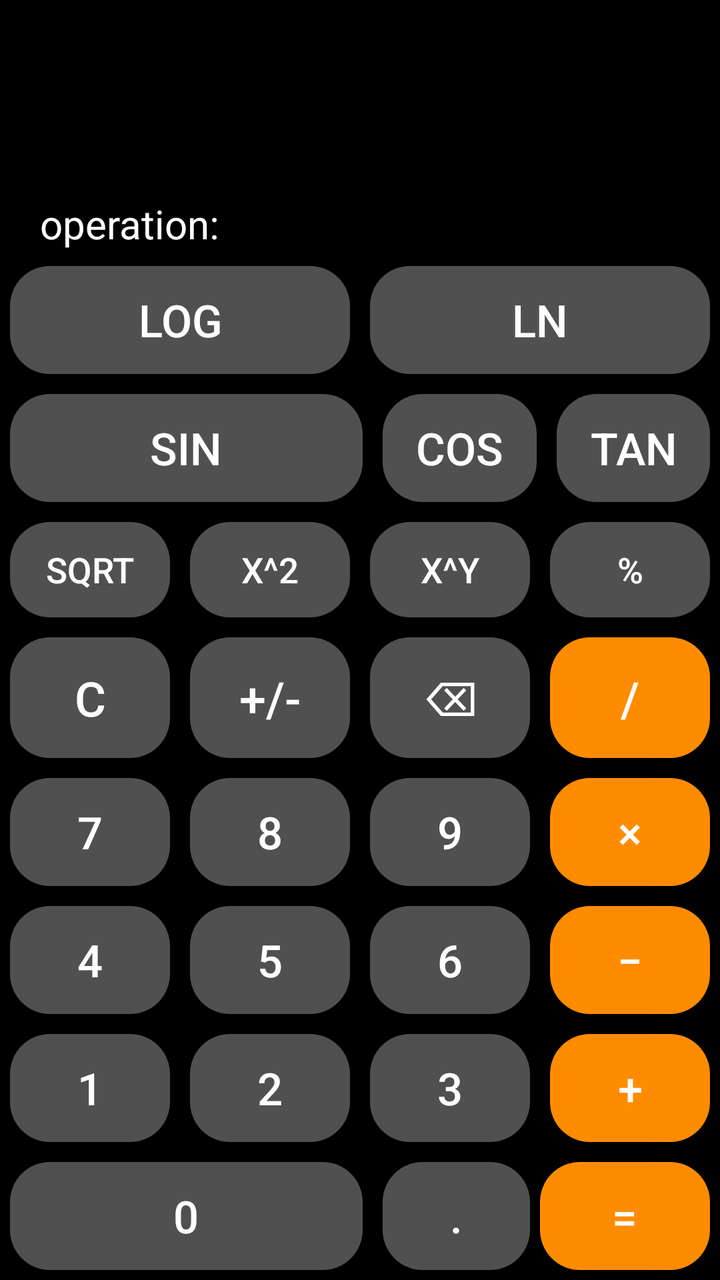
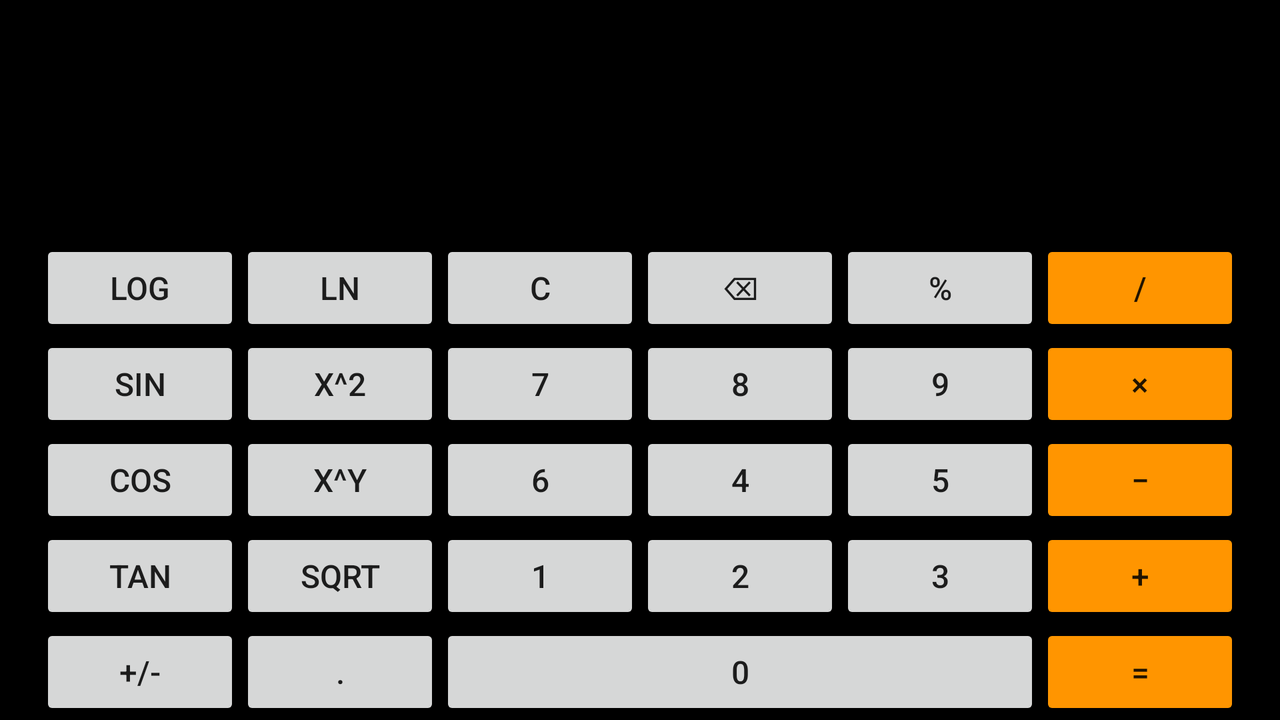

Two renders of one Android screen. The first uses the default layout on a phone; the second uses the alternative layout the repository ships for a different screen configuration, on a matching device. The two XML files are below.
<!-- AndroidManifest.xml: application theme Theme.calculator.Empty -->
<!-- res/layout/fragment_advanced_calculator.xml -->
<androidx.constraintlayout.widget.ConstraintLayout xmlns:android="http://schemas.android.com/apk/res/android"
    xmlns:app="http://schemas.android.com/apk/res-auto"
    xmlns:tools="http://schemas.android.com/tools"
    android:layout_width="match_parent"
    android:layout_height="match_parent"
    android:background="@android:color/black">

    <TextView
        android:id="@+id/displayTextView"
        android:layout_width="0dp"
        android:layout_height="0dp"
        android:autoSizeMaxTextSize="40sp"
        android:autoSizeMinTextSize="12sp"
        android:autoSizeStepGranularity="2sp"
        android:autoSizeTextType="uniform"
        android:background="@android:color/transparent"
        android:gravity="end|center_vertical"
        android:maxLines="2"
        android:paddingLeft="20dp"
        android:paddingRight="20dp"
        android:textColor="#ffffff"
        android:textSize="40sp"
        app:layout_constraintBottom_toTopOf="@+id/guidelineHorizontal15"
        app:layout_constraintEnd_toEndOf="parent"
        app:layout_constraintStart_toStartOf="parent"
        app:layout_constraintTop_toTopOf="parent" />

    <TextView
        android:id="@+id/displayTextViewOperation"
        android:layout_width="0dp"
        android:layout_height="0dp"
        android:autoSizeMaxTextSize="20sp"
        android:autoSizeMinTextSize="8sp"
        android:autoSizeStepGranularity="1sp"
        android:autoSizeTextType="uniform"
        android:background="@android:color/transparent"
        android:gravity="start|center_vertical"
        android:maxLines="1"
        android:paddingLeft="20dp"
        android:paddingRight="20dp"
        android:text="operation:"
        android:textColor="#ffffff"
        android:textSize="20sp"
        app:layout_constraintBottom_toTopOf="@+id/guidelineHorizontal20"
        app:layout_constraintEnd_toEndOf="parent"
        app:layout_constraintStart_toStartOf="parent"
        app:layout_constraintTop_toBottomOf="@+id/guidelineHorizontal15" />

    <androidx.constraintlayout.widget.Guideline
        android:id="@+id/guidelineHorizontal15"
        android:layout_width="wrap_content"
        android:layout_height="wrap_content"
        android:orientation="horizontal"
        app:layout_constraintGuide_percent="0.15" />

    <androidx.constraintlayout.widget.Guideline
        android:id="@+id/guidelineHorizontal20"
        android:layout_width="wrap_content"
        android:layout_height="wrap_content"
        android:orientation="horizontal"
        app:layout_constraintGuide_percent="0.20" />

    <androidx.constraintlayout.widget.Guideline
        android:id="@+id/guidelineHorizontal30"
        android:layout_width="wrap_content"
        android:layout_height="wrap_content"
        android:orientation="horizontal"
        app:layout_constraintGuide_percent="0.30" />

    <androidx.constraintlayout.widget.Guideline
        android:id="@+id/guidelineHorizontal40"
        android:layout_width="wrap_content"
        android:layout_height="wrap_content"
        android:orientation="horizontal"
        app:layout_constraintGuide_percent="0.40" />

    <androidx.constraintlayout.widget.Guideline
        android:id="@+id/guidelineHorizontal50"
        android:layout_width="wrap_content"
        android:layout_height="wrap_content"
        android:orientation="horizontal"
        app:layout_constraintGuide_percent="0.49" />

    <androidx.constraintlayout.widget.Guideline
        android:id="@+id/guidelineHorizontal60"
        android:layout_width="wrap_content"
        android:layout_height="wrap_content"
        android:orientation="horizontal"
        app:layout_constraintGuide_percent="0.60" />

    <androidx.constraintlayout.widget.Guideline
        android:id="@+id/guidelineHorizontal70"
        android:layout_width="wrap_content"
        android:layout_height="wrap_content"
        android:orientation="horizontal"
        app:layout_constraintGuide_percent="0.70" />

    <androidx.constraintlayout.widget.Guideline
        android:id="@+id/guidelineHorizontal80"
        android:layout_width="wrap_content"
        android:layout_height="wrap_content"
        android:orientation="horizontal"
        app:layout_constraintGuide_percent="0.80" />

    <androidx.constraintlayout.widget.Guideline
        android:id="@+id/guidelineHorizontal90"
        android:layout_width="wrap_content"
        android:layout_height="wrap_content"
        android:orientation="horizontal"
        app:layout_constraintGuide_percent="0.90" />
    

    <Button
        android:id="@+id/logButton"
        style="@style/CalculatorAdvancedButton"
        android:text="log"
        app:layout_constraintBottom_toTopOf="@id/guidelineHorizontal30"
        app:layout_constraintEnd_toStartOf="@id/lnButton"
        app:layout_constraintHorizontal_chainStyle="spread"
        app:layout_constraintStart_toStartOf="parent"
        app:layout_constraintTop_toTopOf="@id/guidelineHorizontal20" />

    <Button
        android:id="@+id/lnButton"
        style="@style/CalculatorAdvancedButton"
        android:text="ln"
        app:layout_constraintBottom_toTopOf="@id/guidelineHorizontal30"
        app:layout_constraintEnd_toEndOf="parent"
        app:layout_constraintStart_toEndOf="@id/logButton"
        app:layout_constraintTop_toTopOf="@id/guidelineHorizontal20" />

    
    <Button
        android:id="@+id/sinButton"
        style="@style/CalculatorAdvancedButton"
        android:text="sin"
        app:layout_constraintBottom_toTopOf="@id/guidelineHorizontal40"
        app:layout_constraintEnd_toStartOf="@id/cosButton"
        app:layout_constraintHorizontal_chainStyle="spread"
        app:layout_constraintStart_toStartOf="parent"
        app:layout_constraintTop_toTopOf="@id/guidelineHorizontal30"
        app:layout_constraintWidth_default="percent"
        app:layout_constraintWidth_percent="0.49" />

    <Button
        android:id="@+id/cosButton"
        style="@style/CalculatorAdvancedButton"
        android:text="cos"
        app:layout_constraintBottom_toTopOf="@id/guidelineHorizontal40"
        app:layout_constraintEnd_toStartOf="@id/tanButton"
        app:layout_constraintStart_toEndOf="@id/sinButton"
        app:layout_constraintTop_toTopOf="@id/guidelineHorizontal30" />

    <Button
        android:id="@+id/tanButton"
        style="@style/CalculatorAdvancedButton"
        android:text="tan"
        app:layout_constraintBottom_toTopOf="@id/guidelineHorizontal40"
        app:layout_constraintEnd_toEndOf="parent"
        app:layout_constraintStart_toEndOf="@id/cosButton"
        app:layout_constraintTop_toTopOf="@id/guidelineHorizontal30" />


    

    <Button
        android:id="@+id/sqrtButton"
        style="@style/CalculatorAdvancedButton"

        android:text="sqrt"
        app:layout_constraintBottom_toTopOf="@id/guidelineHorizontal50"
        app:layout_constraintEnd_toStartOf="@id/powButton"
        app:layout_constraintHorizontal_chainStyle="spread"
        app:layout_constraintStart_toStartOf="parent"
        app:layout_constraintTop_toTopOf="@id/guidelineHorizontal40" />

    <Button
        android:id="@+id/powButton"
        style="@style/CalculatorAdvancedButton"

        android:text="x^2"
        app:layout_constraintBottom_toTopOf="@id/guidelineHorizontal50"
        app:layout_constraintEnd_toStartOf="@id/powYButton"
        app:layout_constraintStart_toEndOf="@id/sqrtButton"
        app:layout_constraintTop_toTopOf="@id/guidelineHorizontal40" />

    <Button
        android:id="@+id/powYButton"
        style="@style/CalculatorAdvancedButton"
        android:text="x^y"
        app:layout_constraintBottom_toTopOf="@id/guidelineHorizontal50"
        app:layout_constraintEnd_toStartOf="@id/percentButton"
        app:layout_constraintStart_toEndOf="@id/powButton"
        app:layout_constraintTop_toTopOf="@id/guidelineHorizontal40" />

    <Button
        android:id="@+id/percentButton"
        style="@style/CalculatorAdvancedButton"
        android:text="%"
        app:layout_constraintBottom_toTopOf="@id/guidelineHorizontal50"
        app:layout_constraintEnd_toEndOf="parent"
        app:layout_constraintStart_toEndOf="@id/powYButton"
        app:layout_constraintTop_toTopOf="@id/guidelineHorizontal40" />

    

    <Button
        android:id="@+id/clearButton"
        style="@style/CalculatorAdvancedButton"
        android:text="C"
        app:layout_constraintBottom_toTopOf="@id/guidelineHorizontal60"
        app:layout_constraintEnd_toStartOf="@id/negativeButton"
        app:layout_constraintHorizontal_chainStyle="spread"
        app:layout_constraintStart_toStartOf="parent"
        app:layout_constraintTop_toTopOf="@id/guidelineHorizontal50" />

    <Button
        android:id="@+id/negativeButton"
        style="@style/CalculatorAdvancedButton"
        android:text="+/-"
        app:layout_constraintBottom_toTopOf="@id/guidelineHorizontal60"
        app:layout_constraintEnd_toStartOf="@id/backSpaceButton"
        app:layout_constraintStart_toEndOf="@id/clearButton"
        app:layout_constraintTop_toTopOf="@id/guidelineHorizontal50" />

    <Button
        android:id="@+id/backSpaceButton"
        style="@style/CalculatorAdvancedButton"
        android:text="⌫"
        app:layout_constraintBottom_toTopOf="@id/guidelineHorizontal60"
        app:layout_constraintEnd_toStartOf="@id/divideButton"
        app:layout_constraintStart_toEndOf="@id/negativeButton"
        app:layout_constraintTop_toTopOf="@id/guidelineHorizontal50" />

    <Button
        android:id="@+id/divideButton"
        style="@style/CalculatorAdvancedButton"
        android:backgroundTint="@color/darkOrange"
        android:text="/"
        app:layout_constraintBottom_toTopOf="@id/guidelineHorizontal60"
        app:layout_constraintEnd_toEndOf="parent"
        app:layout_constraintStart_toEndOf="@id/backSpaceButton"
        app:layout_constraintTop_toTopOf="@id/guidelineHorizontal50" />

    

    <Button
        android:id="@+id/button7"
        style="@style/CalculatorAdvancedButton"
        android:text="7"
        app:layout_constraintBottom_toTopOf="@id/guidelineHorizontal70"
        app:layout_constraintEnd_toStartOf="@id/button8"
        app:layout_constraintHorizontal_chainStyle="spread"
        app:layout_constraintStart_toStartOf="parent"
        app:layout_constraintTop_toTopOf="@id/guidelineHorizontal60" />

    <Button
        android:id="@+id/button8"
        style="@style/CalculatorAdvancedButton"
        android:text="8"
        app:layout_constraintBottom_toTopOf="@id/guidelineHorizontal70"
        app:layout_constraintEnd_toStartOf="@id/button9"
        app:layout_constraintStart_toEndOf="@id/button7"
        app:layout_constraintTop_toTopOf="@id/guidelineHorizontal60" />


    <Button
        android:id="@+id/button9"
        style="@style/CalculatorAdvancedButton"
        android:text="9"
        app:layout_constraintBottom_toTopOf="@id/guidelineHorizontal70"
        app:layout_constraintEnd_toStartOf="@id/multiplyButton"
        app:layout_constraintStart_toEndOf="@id/button8"
        app:layout_constraintTop_toTopOf="@id/guidelineHorizontal60" />

    <Button
        android:id="@+id/multiplyButton"
        style="@style/CalculatorAdvancedButton"
        android:backgroundTint="@color/darkOrange"
        android:text="×"
        app:layout_constraintBottom_toTopOf="@id/guidelineHorizontal70"
        app:layout_constraintEnd_toEndOf="parent"
        app:layout_constraintStart_toEndOf="@id/button9"
        app:layout_constraintTop_toTopOf="@id/guidelineHorizontal60" />


    

    <Button
        android:id="@+id/button4"
        style="@style/CalculatorAdvancedButton"
        android:text="4"
        app:layout_constraintBottom_toTopOf="@id/guidelineHorizontal80"
        app:layout_constraintEnd_toStartOf="@id/button5"
        app:layout_constraintHorizontal_chainStyle="spread"
        app:layout_constraintStart_toStartOf="parent"
        app:layout_constraintTop_toTopOf="@id/guidelineHorizontal70" />

    <Button
        android:id="@+id/button5"
        style="@style/CalculatorAdvancedButton"
        android:text="5"
        app:layout_constraintBottom_toTopOf="@id/guidelineHorizontal80"
        app:layout_constraintEnd_toStartOf="@id/button6"
        app:layout_constraintStart_toEndOf="@id/button4"
        app:layout_constraintTop_toTopOf="@id/guidelineHorizontal70" />


    <Button
        android:id="@+id/button6"
        style="@style/CalculatorAdvancedButton"

        android:text="6"
        app:layout_constraintBottom_toTopOf="@id/guidelineHorizontal80"
        app:layout_constraintEnd_toStartOf="@id/subtractButton"
        app:layout_constraintStart_toEndOf="@id/button5"
        app:layout_constraintTop_toTopOf="@id/guidelineHorizontal70" />

    <Button
        android:id="@+id/subtractButton"
        style="@style/CalculatorAdvancedButton"
        android:backgroundTint="@color/darkOrange"
        android:text="−"
        app:layout_constraintBottom_toTopOf="@id/guidelineHorizontal80"
        app:layout_constraintEnd_toEndOf="parent"
        app:layout_constraintStart_toEndOf="@id/button6"
        app:layout_constraintTop_toTopOf="@id/guidelineHorizontal70" />

    

    <Button
        android:id="@+id/button1"
        style="@style/CalculatorAdvancedButton"
        android:text="1"
        app:layout_constraintBottom_toTopOf="@id/guidelineHorizontal90"
        app:layout_constraintEnd_toStartOf="@id/button2"
        app:layout_constraintHorizontal_chainStyle="spread"
        app:layout_constraintStart_toStartOf="parent"
        app:layout_constraintTop_toTopOf="@id/guidelineHorizontal80" />

    <Button
        android:id="@+id/button2"
        style="@style/CalculatorAdvancedButton"
        android:text="2"
        app:layout_constraintBottom_toTopOf="@id/guidelineHorizontal90"
        app:layout_constraintEnd_toStartOf="@id/button3"
        app:layout_constraintStart_toEndOf="@id/button1"
        app:layout_constraintTop_toTopOf="@id/guidelineHorizontal80" />


    <Button
        android:id="@+id/button3"
        style="@style/CalculatorAdvancedButton"
        android:text="3"
        app:layout_constraintBottom_toTopOf="@id/guidelineHorizontal90"
        app:layout_constraintEnd_toStartOf="@id/addButton"
        app:layout_constraintStart_toEndOf="@id/button2"
        app:layout_constraintTop_toTopOf="@id/guidelineHorizontal80" />

    <Button
        android:id="@+id/addButton"
        style="@style/CalculatorAdvancedButton"
        android:backgroundTint="@color/darkOrange"
        android:text="+"
        app:layout_constraintBottom_toTopOf="@id/guidelineHorizontal90"
        app:layout_constraintEnd_toEndOf="parent"
        app:layout_constraintStart_toEndOf="@id/button3"
        app:layout_constraintTop_toTopOf="@id/guidelineHorizontal80" />

    

    <Button
        android:id="@+id/button0"
        style="@style/CalculatorAdvancedButton"
        android:text="0"
        app:layout_constraintBottom_toBottomOf="parent"
        app:layout_constraintEnd_toStartOf="@id/decimalButton"
        app:layout_constraintHorizontal_chainStyle="spread"
        app:layout_constraintStart_toStartOf="parent"
        app:layout_constraintTop_toTopOf="@id/guidelineHorizontal90"
        app:layout_constraintWidth_default="percent"
        app:layout_constraintWidth_percent="0.49" />

    <Button
        android:id="@+id/decimalButton"
        style="@style/CalculatorAdvancedButton"
        android:text="."
        app:layout_constraintBottom_toBottomOf="parent"

        app:layout_constraintEnd_toStartOf="@id/equalsButton"
        app:layout_constraintStart_toEndOf="@id/button0"
        app:layout_constraintTop_toTopOf="@id/guidelineHorizontal90" />

    <Button
        android:id="@+id/equalsButton"
        style="@style/CalculatorAdvancedButton"
        android:backgroundTint="@color/darkOrange"
        android:text="="
        app:layout_constraintBottom_toBottomOf="parent"
        app:layout_constraintEnd_toEndOf="parent"
        app:layout_constraintStart_toEndOf="@id/button3"
        app:layout_constraintTop_toTopOf="@id/guidelineHorizontal90" />

</androidx.constraintlayout.widget.ConstraintLayout>
<!-- resources referenced by this layout -->
<resources>
  <color name="darkOrange">#FF8C00</color>
  <style name="CalculatorAdvancedButton" parent="Widget.AppCompat.Button">
          <item name="android:autoSizeTextType" tools:targetApi="o">uniform</item>
          <item name="android:autoSizeMinTextSize" tools:targetApi="o">12sp</item>
          <item name="android:autoSizeMaxTextSize" tools:targetApi="o">24sp</item>
          <item name="android:textColor">@android:color/white</item>
          <item name="android:background">@drawable/button_background</item>
          <item name="android:layout_margin">5dp</item>
          <item name="android:padding">12dp</item>
          <item name="android:layout_height">0dp</item>
          <item name="android:layout_width">0dp</item>
          <item name="android:gravity">center</item>
          <item name="android:maxLines">1</item>
      </style>
  <style name="Theme.calculator.Empty" parent="Theme.AppCompat.Light.NoActionBar">
      </style>
  <!-- drawable button_background (drawable) -->
  <?xml version="1.0" encoding="utf-8"?>
  <shape xmlns:android="http://schemas.android.com/apk/res/android">
      <solid android:color="#505050"/>
      <corners android:radius="20sp"/>
  </shape>
</resources>
<!-- res/layout-land/fragment_advanced_calculator.xml (the repository's variant of the layout above) -->
<!-- drawn on the phone turned sideways -->
<LinearLayout xmlns:android="http://schemas.android.com/apk/res/android"
    xmlns:app="http://schemas.android.com/apk/res-auto"
    xmlns:tools="http://schemas.android.com/tools"
    android:layout_width="match_parent"
    android:layout_height="match_parent"
    android:layout_gravity="center"
    android:background="@android:color/black"
    android:gravity="fill"
    android:orientation="vertical">

    <androidx.constraintlayout.widget.ConstraintLayout
        android:layout_width="match_parent"
        android:layout_height="match_parent"
        android:layout_gravity="center"
        android:layout_weight="1">


        <TextView
            android:id="@+id/displayTextView"
            android:layout_width="match_parent"
            android:layout_height="0dp"
            android:background="@android:color/transparent"
            android:gravity="end|center_vertical"
            android:paddingLeft="20dp"
            android:paddingRight="20dp"
            android:textColor="#ffffff"
            android:textSize="50sp"
            app:layout_constraintBottom_toTopOf="@+id/gridLayout"
            app:layout_constraintTop_toTopOf="parent"
            tools:layout_editor_absoluteX="0dp" />

        <GridLayout
            android:id="@+id/gridLayout"
            android:layout_width="match_parent"
            android:layout_height="wrap_content"
            android:alignmentMode="alignMargins"
            android:clickable="true"
            android:columnCount="6"
            android:focusable="true"
            android:foregroundGravity="bottom"
            android:orientation="horizontal"
            android:paddingLeft="20dp"
            android:paddingTop="10dp"
            android:paddingRight="20dp"
            android:transitionGroup="true"
            app:layout_constraintBottom_toBottomOf="parent"
            app:layout_constraintTop_toBottomOf="@+id/displayTextView">

            

            <Button
                android:id="@+id/logButton"
                style="@style/CalculatorAdvancedButtonLand"
                android:layout_width="0dp"
                android:layout_height="wrap_content"
                android:layout_columnWeight="1"
                android:gravity="center"
                android:text="log"
                android:textSize="16sp" />

            <Button
                android:id="@+id/lnButton"
                style="@style/CalculatorAdvancedButtonLand"
                android:layout_width="0dp"
                android:layout_height="wrap_content"
                android:layout_columnWeight="1"
                android:gravity="center"
                android:text="ln"
                android:textSize="16sp" />

            <Button
                android:id="@+id/clearButton"
                style="@style/CalculatorAdvancedButtonLand"
                android:layout_width="0dp"
                android:layout_height="wrap_content"
                android:layout_columnWeight="1"
                android:gravity="center"
                android:text="C"
                android:textSize="16sp" />

            <Button
                android:id="@+id/backSpaceButton"
                style="@style/CalculatorAdvancedButtonLand"
                android:layout_width="0dp"
                android:layout_height="wrap_content"
                android:layout_columnWeight="1"
                android:gravity="center"
                android:text="⌫"
                android:textSize="16sp" />

            <Button
                android:id="@+id/percentButton"
                style="@style/CalculatorAdvancedButtonLand"
                android:layout_width="0dp"
                android:layout_height="wrap_content"
                android:layout_columnWeight="1"
                android:gravity="center"
                android:text="%"
                android:textSize="16sp" />


            <Button
                android:id="@+id/divideButton"
                style="@style/CalculatorAdvancedButtonLand"
                android:layout_width="0dp"
                android:layout_height="wrap_content"
                android:layout_columnWeight="1"
                android:backgroundTint="#ff9500"
                android:gravity="center"
                android:text="/"
                android:textSize="16sp" />

            <Button
                android:id="@+id/sinButton"
                style="@style/CalculatorAdvancedButtonLand"
                android:layout_width="0dp"
                android:layout_height="wrap_content"
                android:layout_columnWeight="1"
                android:gravity="center"
                android:text="sin"
                android:textSize="16sp" />

            
            <Button
                android:id="@+id/powButton"
                style="@style/CalculatorAdvancedButtonLand"
                android:layout_width="0dp"
                android:layout_height="wrap_content"
                android:layout_columnWeight="1"
                android:gravity="center"
                android:text="x^2"
                android:textSize="16sp" />


            <Button
                android:id="@+id/button7"
                style="@style/CalculatorAdvancedButtonLand"
                android:layout_width="0dp"
                android:layout_height="wrap_content"
                android:layout_columnWeight="1"
                android:gravity="center"
                android:text="7"
                android:textSize="16sp" />

            <Button
                android:id="@+id/button8"
                style="@style/CalculatorAdvancedButtonLand"
                android:layout_width="0dp"
                android:layout_height="wrap_content"
                android:layout_columnWeight="1"
                android:gravity="center"
                android:text="8"
                android:textSize="16sp" />

            <Button
                android:id="@+id/button9"
                style="@style/CalculatorAdvancedButtonLand"
                android:layout_width="0dp"
                android:layout_height="wrap_content"
                android:layout_columnWeight="1"
                android:gravity="center"
                android:text="9"
                android:textSize="16sp" />

            <Button
                android:id="@+id/multiplyButton"
                style="@style/CalculatorAdvancedButtonLand"
                android:layout_width="0dp"
                android:layout_height="wrap_content"
                android:layout_columnWeight="1"
                android:backgroundTint="#ff9500"
                android:gravity="center"
                android:text="×"
                android:textSize="16sp" />

            <Button
                android:id="@+id/cosButton"
                style="@style/CalculatorAdvancedButtonLand"
                android:layout_width="0dp"
                android:layout_height="wrap_content"
                android:layout_columnWeight="1"
                android:gravity="center"
                android:text="cos"
                android:textSize="16sp" />

            <Button
                android:id="@+id/powYButton"
                style="@style/CalculatorAdvancedButtonLand"
                android:layout_width="0dp"
                android:layout_height="wrap_content"
                android:layout_columnWeight="1"
                android:gravity="center"
                android:text="x^y"
                android:textSize="16sp" />


            
            <Button
                android:id="@+id/button6"
                style="@style/CalculatorAdvancedButtonLand"
                android:layout_width="0dp"
                android:layout_height="wrap_content"
                android:layout_columnWeight="1"
                android:gravity="center"
                android:text="6"
                android:textSize="16sp" />


            <Button
                android:id="@+id/button4"
                style="@style/CalculatorAdvancedButtonLand"
                android:layout_width="0dp"
                android:layout_height="wrap_content"
                android:layout_columnWeight="1"
                android:gravity="center"
                android:text="4"
                android:textSize="16sp" />

            

            <Button
                android:id="@+id/button5"
                style="@style/CalculatorAdvancedButtonLand"
                android:layout_width="0dp"
                android:layout_height="wrap_content"
                android:layout_columnWeight="1"
                android:gravity="center"
                android:text="5"
                android:textSize="16sp" />

            <Button
                android:id="@+id/subtractButton"
                style="@style/CalculatorAdvancedButtonLand"
                android:layout_width="0dp"
                android:layout_height="wrap_content"
                android:layout_columnWeight="1"
                android:backgroundTint="#ff9500"
                android:gravity="center"
                android:text="−"
                android:textSize="16sp" />


            <Button
                android:id="@+id/tanButton"
                style="@style/CalculatorAdvancedButtonLand"
                android:layout_width="0dp"
                android:layout_height="wrap_content"
                android:layout_columnWeight="1"
                android:gravity="center"
                android:text="tan"
                android:textSize="16sp" />


            <Button
                android:id="@+id/sqrtButton"
                style="@style/CalculatorAdvancedButtonLand"
                android:layout_width="0dp"
                android:layout_height="wrap_content"
                android:layout_columnWeight="1"
                android:gravity="center"
                android:text="sqrt"
                android:textSize="16sp" />


            <Button
                android:id="@+id/button1"
                style="@style/CalculatorAdvancedButtonLand"
                android:layout_width="0dp"
                android:layout_height="wrap_content"
                android:layout_columnWeight="1"
                android:gravity="center"
                android:text="1"
                android:textSize="16sp" />

            <Button
                android:id="@+id/button2"
                style="@style/CalculatorAdvancedButtonLand"
                android:layout_width="0dp"
                android:layout_height="wrap_content"
                android:layout_columnWeight="1"
                android:gravity="center"
                android:text="2"
                android:textSize="16sp" />


            <Button
                android:id="@+id/button3"
                style="@style/CalculatorAdvancedButtonLand"
                android:layout_width="0dp"
                android:layout_height="wrap_content"
                android:layout_columnWeight="1"
                android:gravity="center"
                android:text="3"
                android:textSize="16sp" />

            <Button
                android:id="@+id/addButton"
                style="@style/CalculatorAdvancedButtonLand"
                android:layout_width="0dp"
                android:layout_height="wrap_content"
                android:layout_columnWeight="1"
                android:backgroundTint="#ff9500"
                android:gravity="center"
                android:text="+"
                android:textSize="16sp" />

            <Button
                android:id="@+id/negativeButton"
                style="@style/CalculatorAdvancedButtonLand"
                android:layout_width="0dp"
                android:layout_height="wrap_content"
                android:layout_columnWeight="1"
                android:gravity="center"
                android:text="+/-"
                android:textSize="16sp" />
            

            <Button
                android:id="@+id/decimalButton"
                style="@style/CalculatorAdvancedButtonLand"
                android:layout_width="0dp"
                android:layout_height="wrap_content"
                android:layout_columnWeight="1"
                android:gravity="center"
                android:text="."
                android:textSize="16sp" />


            

            <Button
                android:id="@+id/button0"
                style="@style/CalculatorAdvancedButtonLand"
                android:layout_width="0dp"
                android:layout_height="wrap_content"
                android:layout_columnSpan="3"
                android:layout_columnWeight="1"
                android:gravity="center"
                android:text="0"
                android:textSize="16sp" />


            <Button
                android:id="@+id/equalsButton"
                style="@style/CalculatorAdvancedButtonLand"
                android:layout_width="0dp"
                android:layout_height="wrap_content"
                android:layout_columnWeight="1"
                android:backgroundTint="#ff9500"
                android:gravity="center"
                android:text="="
                android:textSize="16sp" />
        </GridLayout>
    </androidx.constraintlayout.widget.ConstraintLayout>


</LinearLayout>
<!-- resources referenced by the variant -->
<!-- as the phone turned sideways resolves them -->
<resources>
  <style name="Theme.calculator.Empty" parent="Theme.AppCompat.Light.NoActionBar">
      </style>
</resources>
